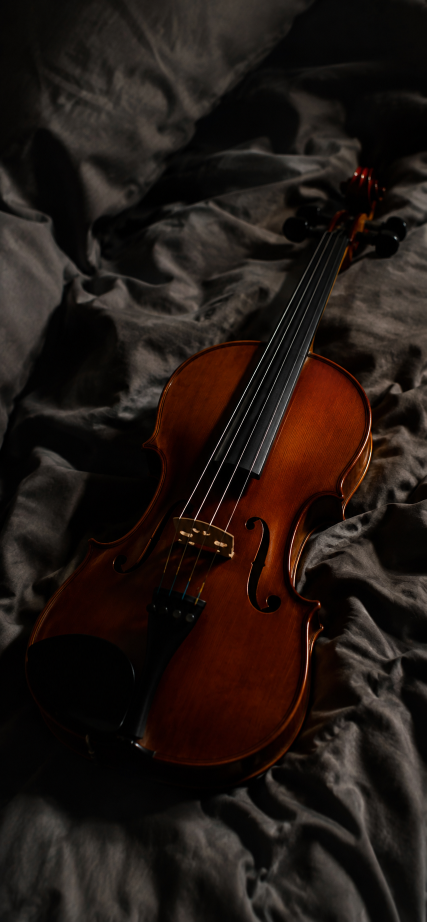
#> input picture marketing/slideshows/string-ai-tiktok/assets/sorted/pt01_1.png, 853 x 1844 px (shown at 1/2 size)
$ python -i build_decks.py   (imports and definitions only)
#> lines starting #> are read from the running program, lines starting #| are printed output that depends on the picture
#!/usr/bin/env python3
"""
Burn slide copy onto backgrounds for the fixed 20-part "tips on how to self
learn the violin" series.

    python3 scripts/build_decks.py            # build every part in copy/series.json
    python3 scripts/build_decks.py --part 1    # build just one part

Reads copy/series.json and assets/sorted/pt{NN}_{1..6}.*, writes
out/pt{NN}/01.jpg..06.jpg plus out/manifest.json.

Renders colour emoji (Noto Color Emoji / Apple Color Emoji) inline with the
text. JPEG out, because TikTok's photo endpoint rejects PNG.
"""

import argparse
import json
import os
import platform
import re
import sys
from pathlib import Path

from PIL import Image, ImageDraw, ImageFont, ImageFilter

ROOT = Path(__file__).resolve().parent.parent

W, H = 1080, 1920
SAFE_TOP = 300        # TikTok search bar + page counter
SAFE_BOTTOM = 560     # caption block + right-hand action rail
SIDE_MARGIN = 90

# Fixed layout, no per-slide variance: title sits at the same spot in the
# upper-middle of the frame on every slide, one line, bold. The body copy
# sits at the opposite end, near the bottom -- not stacked right under the
# title -- matching a reference slideshow style (white text, black outline,
# no background box, identical position every time).
TITLE_SIZE = 62
TITLE_MIN = 40
SUB_SIZE = 40
SUB_MIN = 28
TITLE_ANCHOR = 0.34      # title's top sits at this fraction of frame height
SUB_MARGIN_BOTTOM = 40   # gap between the sub block's bottom and the bottom safe zone

TEXT_COLOR = (255, 255, 255)
OUTLINE_COLOR = (0, 0, 0)

# The "pt. N" series badge only appears on a deck's first slide, top-right,
# same outlined-text treatment as everything else -- no background box.
BADGE_SIZE = 36
BADGE_MARGIN = 18

# Colour-emoji bitmap fonts only render at specific fixed "strike" sizes
# (Apple Color Emoji: 20/32/40/48/64/96/160; Noto Color Emoji: 109). We draw
# at native size and downscale, trying candidates since the valid strikes
# differ by font and OS version.
EMOJI_NATIVE_CANDIDATES = [109, 160, 96, 64]

FONT_CANDIDATES = {
    "bold": [
        "/usr/share/fonts/truetype/google-fonts/Poppins-Bold.ttf",
        "/System/Library/Fonts/Supplemental/Arial Bold.ttf",
        "C:/Windows/Fonts/arialbd.ttf",
    ],
    "medium": [
        "/usr/share/fonts/truetype/google-fonts/Poppins-Medium.ttf",
        "/System/Library/Fonts/Supplemental/Arial.ttf",
        "C:/Windows/Fonts/arial.ttf",
    ],
    "emoji": [
        "/usr/share/fonts/truetype/noto/NotoColorEmoji.ttf",
        "/System/Library/Fonts/Apple Color Emoji.ttc",
        "C:/Windows/Fonts/seguiemj.ttf",
    ],
}

EMOJI_RE = re.compile(
    "([\U0001F000-\U0001FAFF\U00002600-\U000027BF\U0001F1E6-\U0001F1FF"
    "\U00002190-\U000021FF\U00002300-\U000023FF\uFE0F\u200D]+)"
)


def first_existing(paths):
    for p in paths:
        if os.path.exists(p):
            return p
    return None


BOLD = first_existing(FONT_CANDIDATES["bold"])
MEDIUM = first_existing(FONT_CANDIDATES["medium"])
EMOJI = first_existing(FONT_CANDIDATES["emoji"])

# [2 lines not run here, left out]


def load(path, size):
    return ImageFont.truetype(path, size)


def emoji_font():
    """Colour emoji fonts are bitmap-only and only load at fixed strike
    sizes; try each candidate until one the installed font supports."""
    global EMOJI_NATIVE
    if not EMOJI:
        return None
    for size in EMOJI_NATIVE_CANDIDATES:
        try:
            font = ImageFont.truetype(EMOJI, size)
            EMOJI_NATIVE = size
            return font
        except OSError:
            continue
    return None


EMOJI_NATIVE = EMOJI_NATIVE_CANDIDATES[0]
EMOJI_FONT = emoji_font()
_emoji_cache = {}


# [91 lines left out: functions render_emoji, segments, measure, draw_run, wrap, autofit, not called in this run]


def fit_background(path):
#> called with path = '../assets/sorted/pt01_1.png'
    img = Image.open(path).convert("RGB")
#> img is the input picture: PIL image 853x1844 RGB; mean R, G, B 33.7, 23.8, 19.6
    target, ratio = W / H, img.width / img.height
#> target = 0.562; ratio = 0.463
    if ratio > target:
        nw = int(img.height * target)
        img = img.crop(((img.width - nw) // 2, 0,
                        (img.width - nw) // 2 + nw, img.height))
    else:
        nh = int(img.width / target)
#> nh = 1516
        img = img.crop((0, (img.height - nh) // 2,
                        img.width, (img.height - nh) // 2 + nh))
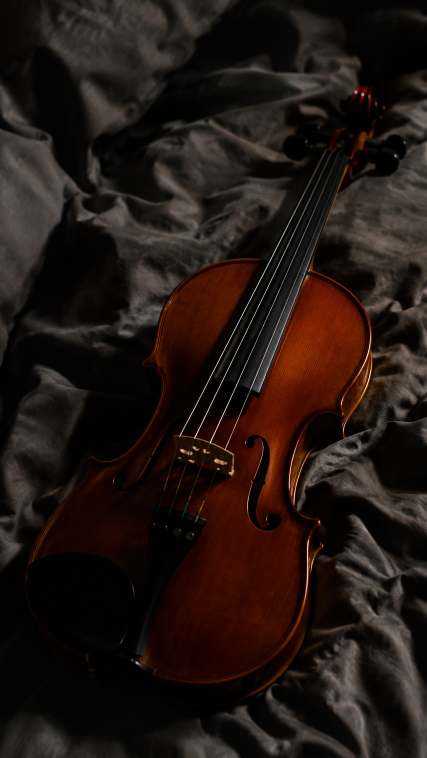
#> img: PIL image 853x1516 RGB (shown at 1/2 size); mean R, G, B 34.2, 22.8, 18.3
    return img.resize((W, H), Image.LANCZOS)


def center_x(draw, line, font):
    return (W - measure(draw, line, font)) / 2


def draw_outlined_line(img, draw, x, y, text, font, outline):
    draw_run(img, draw, x, y, text, font, TEXT_COLOR,
              stroke=outline, stroke_fill=OUTLINE_COLOR)


# [102 lines left out: functions draw_badge, render, main, not called in this run]


# [2 lines not run here, left out]

>>> result = fit_background('../assets/sorted/pt01_1.png')
